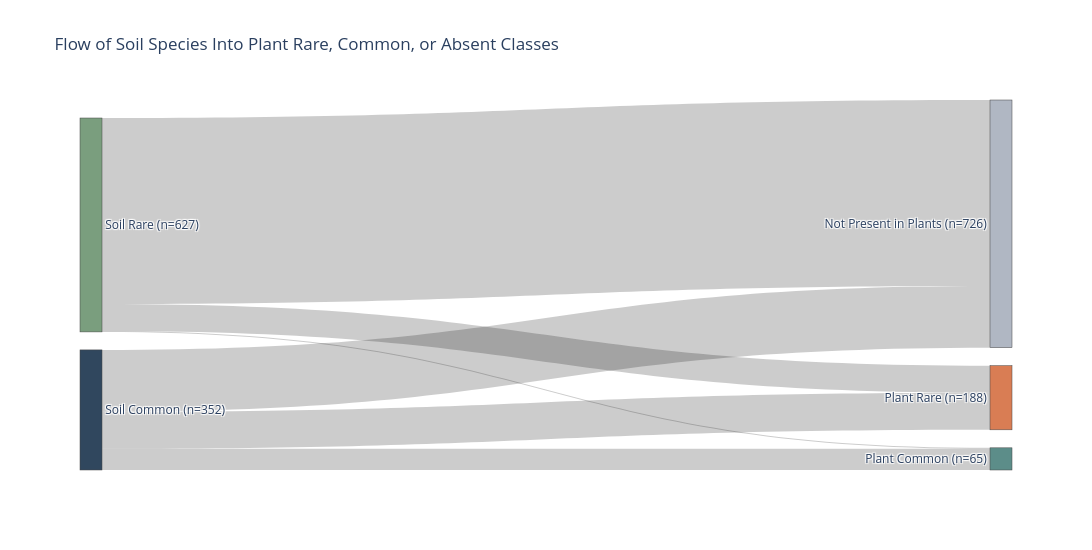
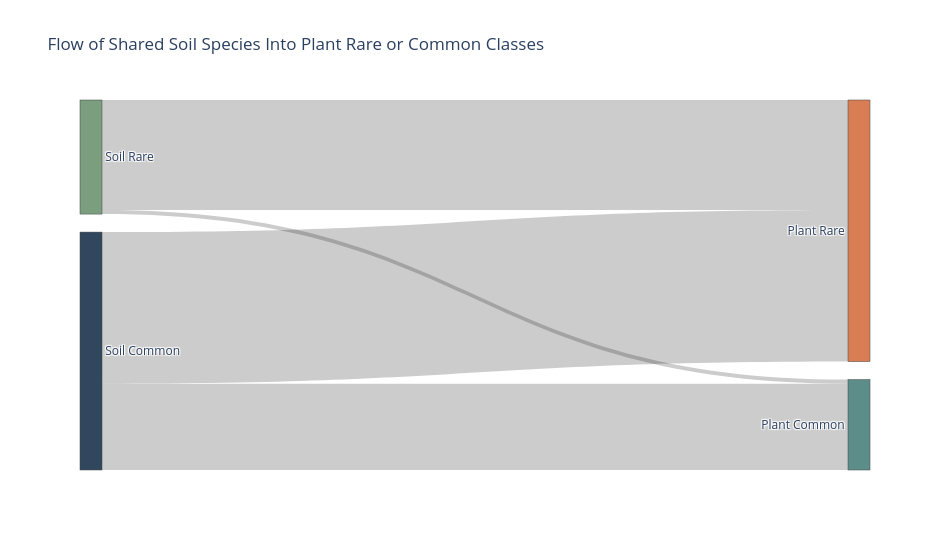

Notebook code cell kept with these figures, in order:
### Markdown cell above
## Soil-To-Plant Rare Species Flow

This section applies the same rare-species rule separately to the soil microbiome and the plant microbiome: a species is rare if it is present in fewer than 10% of samples within that dataset.

It also uses Fisher's exact test to assess enrichment of soil rare and soil common species in each of the three plant outcomes, using all soil species as the background.

The first Sankey diagram tracks species found in soil into three plant outcomes: plant rare, plant common, or not present in plants. Species found in plants but not in soil are excluded.

The second Sankey diagram restricts to species shared by soil and plants, removing the `Not Present in Plants` category.

### Code cell
import numpy as np
import plotly.graph_objects as go
from pathlib import Path
from scipy.stats import fisher_exact


def classify_species_by_presence(microbiome_df):
    species_sample_presence = (
        microbiome_df.groupby(["Sample", "Species"], as_index=False)["AbundR100"]
        .sum()
        .rename(columns={"AbundR100": "abundance"})
    )
    total_samples = species_sample_presence["Sample"].nunique()
    rare_fraction_threshold = 0.10

    return (
        species_sample_presence.groupby("Species")["Sample"]
        .nunique()
        .rename("samples_present")
        .to_frame()
        .assign(
            total_samples=total_samples,
            presence_fraction=lambda df: df["samples_present"] / df["total_samples"],
            classification=lambda df: np.where(
                df["presence_fraction"] < rare_fraction_threshold,
                "Rare",
                "Common",
            ),
        )
    )


def make_sankey(
    flow_df,
    node_labels,
    title_text,
    width=950,
    height=550,
    show_node_counts=False,
):
    node_index = {label: index for index, label in enumerate(node_labels)}
    display_labels = node_labels

    if show_node_counts:
        source_counts = flow_df.groupby("source")["species_count"].sum()
        target_counts = flow_df.groupby("target")["species_count"].sum()
        node_totals = pd.concat([source_counts, target_counts], axis=1).max(axis=1)
        node_totals = node_totals.reindex(node_labels, fill_value=0).astype(int)
        display_labels = [f"{label} (n={node_totals[label]})" for label in node_labels]

    figure = go.Figure(
        data=[
            go.Sankey(
                arrangement="snap",
                node=dict(
                    label=display_labels,
                    pad=18,
                    thickness=22,
                    color=["#7a9e7e", "#30475e", "#d97d54", "#5c8d89", "#b0b7c3"][
                        : len(node_labels)
                    ],
                ),
                link=dict(
                    source=flow_df["source"].map(node_index).tolist(),
                    target=flow_df["target"].map(node_index).tolist(),
                    value=flow_df["species_count"].tolist(),
                    label=(
                        flow_df["soil_classification"]
                        + " -> "
                        + flow_df["plant_classification"]
                        + " | species: "
                        + flow_df["species_count"].astype(str)
                    ).tolist(),
                ),
            )
        ]
    )
    figure.update_layout(
        title_text=title_text,
        font_size=12,
        width=width,
        height=height,
    )
    return figure


soil_species_classification = classify_species_by_presence(soil_full_microbiome)
plant_species_classification = classify_species_by_presence(plant_full_microbiome)

soil_to_plant_flow = (
    soil_species_classification[["classification"]]
    .rename(columns={"classification": "soil_classification"})
    .join(
        plant_species_classification[["classification"]].rename(
            columns={"classification": "plant_classification"}
        ),
        how="left",
    )
    .assign(
        plant_classification=lambda df: df["plant_classification"].fillna(
            "Not Present in Plants"
        )
    )
    .reset_index(names="Species")
)

flow_counts = (
    soil_to_plant_flow.groupby(
        ["soil_classification", "plant_classification"], as_index=False
    )
    .agg(species_count=("Species", "nunique"))
    .sort_values(["soil_classification", "plant_classification"])
)

display(
    flow_counts.pivot(
        index="soil_classification",
        columns="plant_classification",
        values="species_count",
    )
    .fillna(0)
    .astype(int)
)

background_total = len(soil_to_plant_flow)
soil_class_totals = soil_to_plant_flow["soil_classification"].value_counts()
plant_class_totals = soil_to_plant_flow["plant_classification"].value_counts()

enrichment_records = []

for soil_class in ["Common", "Rare"]:
    for plant_class in ["Common", "Rare", "Not Present in Plants"]:
        overlap = int(
            flow_counts.loc[
                flow_counts["soil_classification"].eq(soil_class)
                & flow_counts["plant_classification"].eq(plant_class),
                "species_count",
            ].sum()
        )
        soil_not_plant = int(soil_class_totals[soil_class] - overlap)
        plant_not_soil = int(plant_class_totals[plant_class] - overlap)
        neither = int(background_total - overlap - soil_not_plant - plant_not_soil)

        odds_ratio, p_value = fisher_exact(
            [[overlap, soil_not_plant], [plant_not_soil, neither]],
            alternative="greater",
        )

        enrichment_records.append(
            {
                "soil_classification": soil_class,
                "plant_classification": plant_class,
                "overlap_species": overlap,
                "soil_class_total": int(soil_class_totals[soil_class]),
                "plant_class_total": int(plant_class_totals[plant_class]),
                "background_total_soil_species": background_total,
                "odds_ratio": odds_ratio,
                "p_value_greater": p_value,
            }
        )

enrichment_results = (
    pd.DataFrame(enrichment_records)
    .sort_values(["soil_classification", "plant_classification"])
    .reset_index(drop=True)
)
enrichment_display = enrichment_results.copy()
enrichment_display["odds_ratio"] = enrichment_display["odds_ratio"].round(3)

display(
    enrichment_display[
        [
            "soil_classification",
            "plant_classification",
            "overlap_species",
            "soil_class_total",
            "plant_class_total",
            "background_total_soil_species",
            "odds_ratio",
            "p_value_greater",
        ]
    ]
)

all_species_flow = flow_counts.copy()
all_species_flow["source"] = all_species_flow["soil_classification"].map(
    {"Rare": "Soil Rare", "Common": "Soil Common"}
)
all_species_flow["target"] = all_species_flow["plant_classification"].map(
    {
        "Rare": "Plant Rare",
        "Common": "Plant Common",
        "Not Present in Plants": "Not Present in Plants",
    }
)

all_species_node_labels = [
    "Soil Rare",
    "Soil Common",
    "Plant Rare",
    "Plant Common",
    "Not Present in Plants",
]

all_species_fig = make_sankey(
    all_species_flow,
    all_species_node_labels,
    "Flow of Soil Species Into Plant Rare, Common, or Absent Classes",
    width=1100,
    show_node_counts=True,
)
output_path = Path(
    "/Users/michael/Git/Outdoor_microbiome/Local_analysis/Paper_figures/Figure_2_soil_to_plant_species_flow/soil_to_plant_species_flow.pdf"
)
output_path.parent.mkdir(parents=True, exist_ok=True)
all_species_fig.write_image(output_path)
print(f"Saved first Sankey figure to {output_path}")
all_species_fig.show()

shared_species_flow = flow_counts.loc[
    flow_counts["plant_classification"].ne("Not Present in Plants")
]
shared_species_flow = shared_species_flow.copy()
shared_species_flow["source"] = shared_species_flow["soil_classification"].map(
    {"Rare": "Soil Rare", "Common": "Soil Common"}
)
shared_species_flow["target"] = shared_species_flow["plant_classification"].map(
    {
        "Rare": "Plant Rare",
        "Common": "Plant Common",
    }
)

display(
    shared_species_flow.pivot(
        index="soil_classification",
        columns="plant_classification",
        values="species_count",
    )
    .fillna(0)
    .astype(int)
)

shared_species_node_labels = [
    "Soil Rare",
    "Soil Common",
    "Plant Rare",
    "Plant Common",
]

shared_species_fig = make_sankey(
    shared_species_flow,
    shared_species_node_labels,
    "Flow of Shared Soil Species Into Plant Rare or Common Classes",
)
shared_species_fig.show()

### Figure 1 — Plotly figure (JSON) as saved in the notebook; plotly's stock layout.template omitted (floating-point values rounded to 4 significant figures)
{"data": [{"arrangement": "snap", "link": {"label": ["Common -> Common | species: 62", "Common -> Not Present in Plants | species: 181", "Common -> Rare | species: 109", "Rare -> Common | species: 3", "Rare -> Not Present in Plants | species: 545", "Rare -> Rare | species: 79"], "source": [1, 1, 1, 0, 0, 0], "target": [3, 4, 2, 3, 4, 2], "value": [62, 181, 109, 3, 545, 79]}, "node": {"color": ["#7a9e7e", "#30475e", "#d97d54", "#5c8d89", "#b0b7c3"], "label": ["Soil Rare (n=627)", "Soil Common (n=352)", "Plant Rare (n=188)", "Plant Common (n=65)", "Not Present in Plants (n=726)"], "pad": 18, "thickness": 22}, "type": "sankey"}], "layout": {"font": {"size": 12}, "height": 550, "title": {"text": "Flow of Soil Species Into Plant Rare, Common, or Absent Classes"}, "width": 1100}}

### Figure 2 — Plotly figure (JSON) as saved in the notebook; plotly's stock layout.template omitted (floating-point values rounded to 4 significant figures)
{"data": [{"arrangement": "snap", "link": {"label": ["Common -> Common | species: 62", "Common -> Rare | species: 109", "Rare -> Common | species: 3", "Rare -> Rare | species: 79"], "source": [1, 1, 0, 0], "target": [3, 2, 3, 2], "value": [62, 109, 3, 79]}, "node": {"color": ["#7a9e7e", "#30475e", "#d97d54", "#5c8d89"], "label": ["Soil Rare", "Soil Common", "Plant Rare", "Plant Common"], "pad": 18, "thickness": 22}, "type": "sankey"}], "layout": {"font": {"size": 12}, "height": 550, "title": {"text": "Flow of Shared Soil Species Into Plant Rare or Common Classes"}, "width": 950}}
